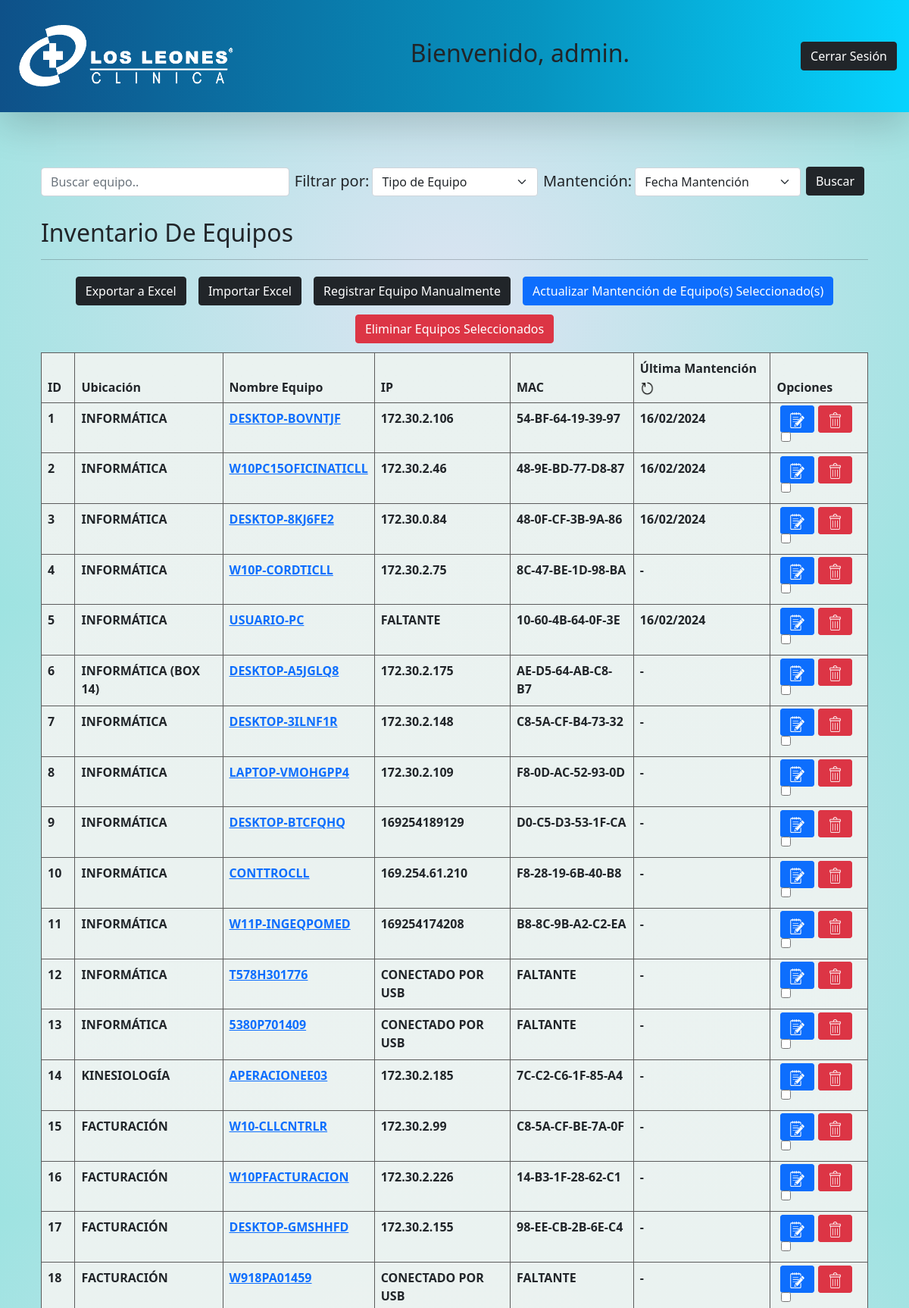
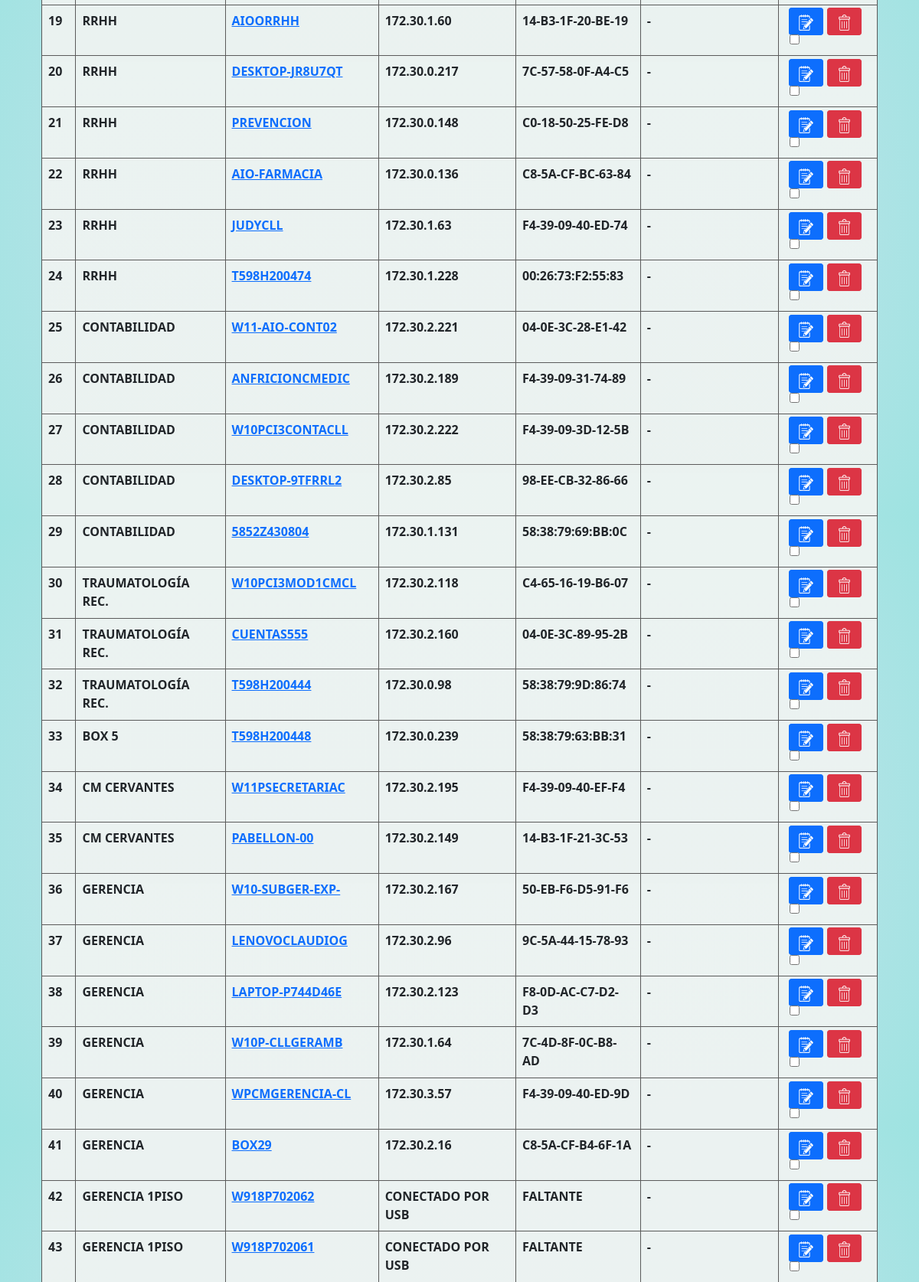
/inventario/ (signed in, upper part), run on the app's committed database (2 pictures, top to bottom).
### equipos/models.py (models this page shows, shortened)
class equipo(models.Model):
    id_equipo = models.AutoField(primary_key= True, null=False)
    nombre = models.CharField('Nombre de Equipo',max_length = 30, default = '')
    marca = models.CharField('Marca de Equipo', max_length = 15, default = '')
    modelo = models.CharField('Modelo de Equipo', max_length = 50, default = '')
    proce = models.CharField('Procesador',max_length = 40,blank = True ,default = '-')
    ram = models.CharField('RAM',max_length = 15,blank = True, default = '-')
    discos = (('-','-'),
              ('SSD','SSD'),
              ('HDD','HDD'))
    disco = models.CharField('Disco',max_length = 5, choices = discos ,blank = True, default = '-')
    ip = models.CharField('IP Equipo', max_length = 20, default = '')
    tipos = (("Tipo de Equipo","Tipo de Equipo"),
             ('COMPUTADOR','COMPUTADOR'),
             ('IMPRESORA','IMPRESORA'))
    tipo = models.CharField('Tipo de Equipo', max_length = 30 ,choices = tipos, default = "Tipo de Equipo" )
    """ubicaciones = (('Ubicación de Equipo','Ubicación de Equipo'),
                   ('CM ADULTO','CM ADULTO'),
                   ('CM TRAUMATOLOGICO','CM TRAUMATOLOGICO'),
                   ('CM PEDIATRICO','CM PEDIATRICO'),
                   ('CM GERENCIAL','CM GERENCIAL'),
                   ('CM CERVANTES','CM CERVANTES'),
                   ('UNIDAD DE EXAMENES','UNIDAD DE EXAMENES'),
                   ('RESONANCIA','RESONANCIA'),
                   ('RAYOS','RAYOS'),
                   ('MAMOGRAFIA','MAMOGRAFIA'),
                   ('SCANNER','SCANNER'),
                   ('ELECTRO','ELECTRO'),
                   ('TOMA DE MUESTRAS','TOMA DE MUESTRAS'),
                   ('URGENCIAS','URGENCIAS'),
                   ('URGENCIAS RECEPCION','URGENCIAS RECEPCION'),
                   ('HOSPITALIZACION','HOSPITALIZACION'),
                   ('UTI','UTI'),
                   ('CONTABILIDAD','CONTABILIDAD'),
                   ('RRHH','RRHH'),
                   ('VACUNATORIO','VACUNATORIO'),
                   ('MANTENCION','MANTENCION'),
                   ('PABELLON','PABELLON'),
                   ('PRESUPUESTOS','PRESUPUESTOS'),
                   ('COBRANZA','COBRANZA'),
                   ('GERENCIA EUSEBIO LILLO','GERENCIA EUSEBIO LILLO'),
                   ('GERENCIA CERVANTES','GERENCIA CERVANTES'),
                   ('FICHEROS','FICHEROS'),
                   ('FONASA','FONASA'),
                   ('CALIDAD','CALIDAD'),
                   ('INFORMACIONES','INFORMACIONES'),
                   ('INFORMATICA','INFORMATICA')"""
    ubicacion = models.CharField('Ubicación de Equipo', max_length=50, default ="")
    mac = models.CharField('MAC Equipo', max_length = 25, default = '')
    mantencion = models.CharField('Fecha Mantención', max_length = 20, default = '-')
    licencia = models.CharField('Licencia Windows',max_length = 35, default = "-")
    required = models.BooleanField('Requiere Mantención', default = False)
    link = models.CharField('URL impresora', max_length = 200, default = '-')

### inventario/views.py (the view)
# urls.py: 2. Add a URL to urlpatterns:  path('', Home.as_view(), name='home')
class Home(ListView):
    model = equipo
    template_name = 'inventario/index.html'
    def get_context_data(self, **kwargs):
        context = super().get_context_data(**kwargs)
        context["qs_json"] = json.dumps(list(equipo.objects.values()), default=json_serial)
        return context

### templates/inventario/index.html (shortened to what this page needs)
<!DOCTYPE html>
{% load static %}
<html lang="en">
<head>
    <link href="https://cdn.jsdelivr.net/npm/bootstrap@5.0.0-beta2/dist/css/bootstrap.min.css" rel="stylesheet">
    <link rel="stylesheet" href="{% static 'estilos.css' %}">
</head>
<body style="background: rgb(220,228,242);
background: radial-gradient(circle, rgba(220,228,242,1) 0%, rgba(158,227,225,1) 100%);">
    <header class="shadow-lg p-3 mb-5"
        style="background: rgb(14,81,137);
    background: linear-gradient(90deg, rgba(14,81,137,1) 0%, rgba(7,148,192,1) 59%, rgba(0,211,255,0.9641106442577031) 100%);">
        <div class="navbar">
            <a href="{% url 'index' %}"><img src= "{% static 'img/logo.png' %}" alt="logo_cll" height="100px" width="300px"></a>
            <h2>Bienvenido, {{user.username}}.</h2>
            <a href="{% url 'logout' %}" class="btn btn-dark">Cerrar Sesión</a>
        </div>
    </header>
    <br>
    <div style="margin-bottom: 20px;" class="container">
        <div class="card-table">
            <form method="get">
                <div class="container" id="cont-tabla">
                    <section class = "search-cont">
                        <input style="width: 30%; display: inline;" class="form-control" type="search" placeholder="Buscar equipo.." id="buscar">
                        <h5 style="display: inline; margin-left: 3px;" for="tipos">Filtrar por:</h5>
                        <select class="form-select" style="display: inline; width: 20%;" id="tip"  name="tipo">
                            <option value="Tipo de Equipo">Tipo de Equipo</option>
                        </select>
                        <h5 style="display: inline; margin-left: 3px;" for="order">Mantención:</h5>
                        <select style="display: inline; width: 20%;" class="form-select"  name="order" id="ord">
                            <option value="">Fecha Mantención</option>
                        </select>
                        <button type="button" class="btn btn-dark" style="display: inline; margin-left: 3px; margin-bottom: 6px;" onclick="filtro()" id="btnSearch">Buscar</button>
                    </section>
                    <section id="title-table">
                        <br>
                        <h2 id="titleTab">Inventario De Equipos</h2>
                        <hr>
                    </section>
                    <div style="margin-bottom: 6px; text-align: center;">
                        <button style = "margin:6px" class="btn btn-dark" id="btnExport" onclick="exportTableToExcel('table','Reporte-Equipos '+fecha())">Exportar a Excel</button>
                        <a style = "margin:6px" class="btn btn-dark" href="{% url 'import' %}">Importar Excel</a>
                        <a style = "margin:6px" class="btn btn-dark" href="{% url 'regEq' %}">Registrar Equipo Manualmente</a>
                        <button style = "margin:6px" class="btn btn-primary" id="activarCheckEdit">Actualizar Mantención de Equipo(s) Seleccionado(s)</button>
                        <button style = "margin:6px" class="btn btn-danger" id="activarCheck">Eliminar Equipos Seleccionados</button>
                    </div>
                    <table class="table table-hover table-bordered" style="border: 1px rgb(91, 91, 91);width: 100%; background: rgb(246,246,246);
                    background: linear-gradient(0deg, rgba(246,246,246,0.9052871148459384) 0%, rgba(234,242,240,1) 100%);" id="table">
                        <thead id="tHead">
                            <tr>
                                <th scope="col">ID</th>
                                <th scope="col">Ubicación</th>
                                <th scope="col">Nombre Equipo</th>
                                <th scope="col">IP</th>
                                <th scope="col">MAC</th>
                                <th scope="col">Última Mantención <a href="{% url 'required' %}"><img src="{% static 'img/reinicio.png' %}" alt="" height="21px" width="19px"></a></th>
                                <th id="colops" scope="col">Opciones</th>
                            </tr>
                        </thead>
                        <tbody id="bodyTable">
                            {% for item in object_list %}
                                    <tr>
                                        <th scope="row">{{ item.id_equipo }}</th>
                                        <th scope="row">{{ item.ubicacion }}</th>
                                        <th scope="row"><a href="{% url 'ver' item.id_equipo %}">{{ item.nombre }}</a></th>
                                        <th scope="row">{{ item.ip }}</th>
                                        <th scope="row">{{ item.mac }}</th>
                                        <th scope="row">{{ item.mantencion }} {% if item.required == True %}<abbr title="REQUIERE MANTENCIÓN"><img src="{% static 'img/warn.png' %}" alt="" height="21px" width="19px"></abbr>{% endif %}</th>
                                        <th id="ops" scope="row"><a style="margin-left: 5px; margin-right: 5px;display: inline;" class="btn btn-primary" href="{% url 'update' item.id_equipo %}"><img src="{% static 'img/edit.png' %}" height="21px" width="19px" alt=""></a><a style="display: inline;" class="btn btn-danger" href="{% url 'delete' item.id_equipo %}"><img src="{% static 'img/del.png' %}" height="21px" width="19px" alt=""></a><input style="display: inline; margin-left: 6px;" name="record" type="checkbox" ></th>
                                    </tr>
                            {% endfor %}
                        </tbody>
                    </table>
                </div>
            </form>
        </div>
    </div>
</body>
</html>

### data on the page
equipo: id_equipo "1", ubicacion "INFORMÁTICA", nombre "DESKTOP-BOVNTJF", ip "172.30.2.106", mac "54-BF-64-19-39-97", mantencion "16/02/2024"
equipo: id_equipo "2", ubicacion "INFORMÁTICA", nombre "W10PC15OFICINATICLL", ip "172.30.2.46", mac "48-9E-BD-77-D8-87", mantencion "16/02/2024"
equipo: id_equipo "3", ubicacion "INFORMÁTICA", nombre "DESKTOP-8KJ6FE2", ip "172.30.0.84", mac "48-0F-CF-3B-9A-86", mantencion "16/02/2024"
equipo: id_equipo "4", ubicacion "INFORMÁTICA", nombre "W10P-CORDTICLL", ip "172.30.2.75", mac "8C-47-BE-1D-98-BA", mantencion "-"
equipo: id_equipo "5", ubicacion "INFORMÁTICA", nombre "USUARIO-PC", ip "FALTANTE", mac "10-60-4B-64-0F-3E", mantencion "16/02/2024"
equipo: id_equipo "6", ubicacion "INFORMÁTICA (BOX 14)", nombre "DESKTOP-A5JGLQ8", ip "172.30.2.175", mac "AE-D5-64-AB-C8-B7", mantencion "-"
equipo: id_equipo "7", ubicacion "INFORMÁTICA", nombre "DESKTOP-3ILNF1R", ip "172.30.2.148", mac "C8-5A-CF-B4-73-32", mantencion "-"
equipo: id_equipo "8", ubicacion "INFORMÁTICA", nombre "LAPTOP-VMOHGPP4", ip "172.30.2.109", mac "F8-0D-AC-52-93-0D", mantencion "-"
equipo: id_equipo "9", ubicacion "INFORMÁTICA", nombre "DESKTOP-BTCFQHQ", ip "169254189129", mac "D0-C5-D3-53-1F-CA", mantencion "-"
equipo: id_equipo "10", ubicacion "INFORMÁTICA", nombre "CONTTROCLL", ip "169.254.61.210", mac "F8-28-19-6B-40-B8", mantencion "-"
equipo: id_equipo "11", ubicacion "INFORMÁTICA", nombre "W11P-INGEQPOMED", ip "169254174208", mac "B8-8C-9B-A2-C2-EA", mantencion "-"
equipo: id_equipo "12", ubicacion "INFORMÁTICA", nombre "T578H301776", ip "CONECTADO POR USB", mac "FALTANTE", mantencion "-"
equipo: id_equipo "13", ubicacion "INFORMÁTICA", nombre "5380P701409", ip "CONECTADO POR USB", mac "FALTANTE", mantencion "-"
equipo: id_equipo "14", ubicacion "KINESIOLOGÍA", nombre "APERACIONEE03", ip "172.30.2.185", mac "7C-C2-C6-1F-85-A4", mantencion "-"
equipo: id_equipo "15", ubicacion "FACTURACIÓN", nombre "W10-CLLCNTRLR", ip "172.30.2.99", mac "C8-5A-CF-BE-7A-0F", mantencion "-"
equipo: id_equipo "16", ubicacion "FACTURACIÓN", nombre "W10PFACTURACION", ip "172.30.2.226", mac "14-B3-1F-28-62-C1", mantencion "-"
equipo: id_equipo "17", ubicacion "FACTURACIÓN", nombre "DESKTOP-GMSHHFD", ip "172.30.2.155", mac "98-EE-CB-2B-6E-C4", mantencion "-"
equipo: id_equipo "18", ubicacion "FACTURACIÓN", nombre "W918PA01459", ip "CONECTADO POR USB", mac "FALTANTE", mantencion "-"
equipo: id_equipo "19", ubicacion "RRHH", nombre "AIOORRHH", ip "172.30.1.60", mac "14-B3-1F-20-BE-19", mantencion "-"
equipo: id_equipo "20", ubicacion "RRHH", nombre "DESKTOP-JR8U7QT", ip "172.30.0.217", mac "7C-57-58-0F-A4-C5", mantencion "-"
equipo: id_equipo "21", ubicacion "RRHH", nombre "PREVENCION", ip "172.30.0.148", mac "C0-18-50-25-FE-D8", mantencion "-"
equipo: id_equipo "22", ubicacion "RRHH", nombre "AIO-FARMACIA", ip "172.30.0.136", mac "C8-5A-CF-BC-63-84", mantencion "-"
equipo: id_equipo "23", ubicacion "RRHH", nombre "JUDYCLL", ip "172.30.1.63", mac "F4-39-09-40-ED-74", mantencion "-"
equipo: id_equipo "24", ubicacion "RRHH", nombre "T598H200474", ip "172.30.1.228", mac "00:26:73:F2:55:83", mantencion "-"
equipo: id_equipo "25", ubicacion "CONTABILIDAD", nombre "W11-AIO-CONT02", ip "172.30.2.221", mac "04-0E-3C-28-E1-42", mantencion "-"
equipo: id_equipo "26", ubicacion "CONTABILIDAD", nombre "ANFRICIONCMEDIC", ip "172.30.2.189", mac "F4-39-09-31-74-89", mantencion "-"
equipo: id_equipo "27", ubicacion "CONTABILIDAD", nombre "W10PCI3CONTACLL", ip "172.30.2.222", mac "F4-39-09-3D-12-5B", mantencion "-"
equipo: id_equipo "28", ubicacion "CONTABILIDAD", nombre "DESKTOP-9TFRRL2", ip "172.30.2.85", mac "98-EE-CB-32-86-66", mantencion "-"
equipo: id_equipo "29", ubicacion "CONTABILIDAD", nombre "5852Z430804", ip "172.30.1.131", mac "58:38:79:69:BB:0C", mantencion "-"
equipo: id_equipo "30", ubicacion "TRAUMATOLOGÍA REC.", nombre "W10PCI3MOD1CMCL", ip "172.30.2.118", mac "C4-65-16-19-B6-07", mantencion "-"
equipo: id_equipo "31", ubicacion "TRAUMATOLOGÍA REC.", nombre "CUENTAS555", ip "172.30.2.160", mac "04-0E-3C-89-95-2B", mantencion "-"
equipo: id_equipo "32", ubicacion "TRAUMATOLOGÍA REC.", nombre "T598H200444", ip "172.30.0.98", mac "58:38:79:9D:86:74", mantencion "-"
equipo: id_equipo "33", ubicacion "BOX 5", nombre "T598H200448", ip "172.30.0.239", mac "58:38:79:63:BB:31", mantencion "-"
equipo: id_equipo "34", ubicacion "CM CERVANTES", nombre "W11PSECRETARIAC", ip "172.30.2.195", mac "F4-39-09-40-EF-F4", mantencion "-"
equipo: id_equipo "35", ubicacion "CM CERVANTES", nombre "PABELLON-00", ip "172.30.2.149", mac "14-B3-1F-21-3C-53", mantencion "-"
equipo: id_equipo "36", ubicacion "GERENCIA", nombre "W10-SUBGER-EXP-", ip "172.30.2.167", mac "50-EB-F6-D5-91-F6", mantencion "-"
equipo: id_equipo "37", ubicacion "GERENCIA", nombre "LENOVOCLAUDIOG", ip "172.30.2.96", mac "9C-5A-44-15-78-93", mantencion "-"
equipo: id_equipo "38", ubicacion "GERENCIA", nombre "LAPTOP-P744D46E", ip "172.30.2.123", mac "F8-0D-AC-C7-D2-D3", mantencion "-"
equipo: id_equipo "39", ubicacion "GERENCIA", nombre "W10P-CLLGERAMB", ip "172.30.1.64", mac "7C-4D-8F-0C-B8-AD", mantencion "-"
equipo: id_equipo "40", ubicacion "GERENCIA", nombre "WPCMGERENCIA-CL", ip "172.30.3.57", mac "F4-39-09-40-ED-9D", mantencion "-"
equipo: id_equipo "41", ubicacion "GERENCIA", nombre "BOX29", ip "172.30.2.16", mac "C8-5A-CF-B4-6F-1A", mantencion "-"
equipo: id_equipo "42", ubicacion "GERENCIA 1PISO", nombre "W918P702062", ip "CONECTADO POR USB", mac "FALTANTE", mantencion "-"
equipo: id_equipo "43", ubicacion "GERENCIA 1PISO", nombre "W918P702061", ip "CONECTADO POR USB", mac "FALTANTE", mantencion "-"

### other printed values
{{ user.username }} "admin"
